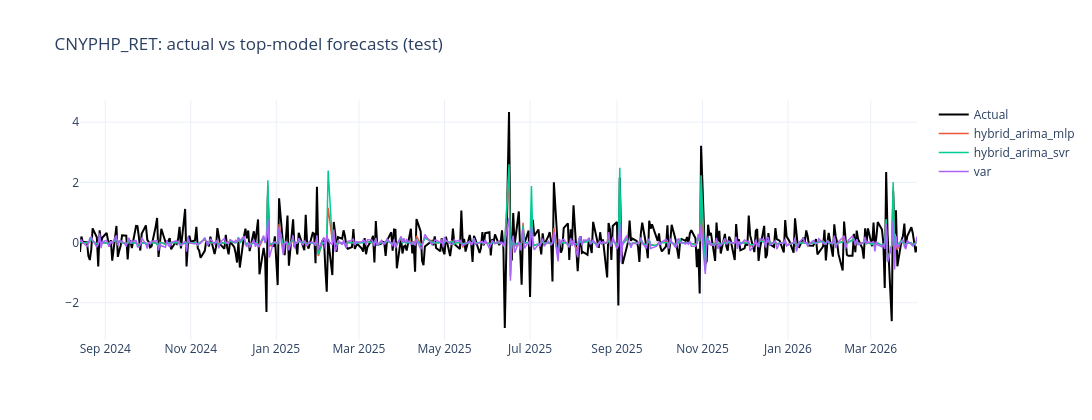
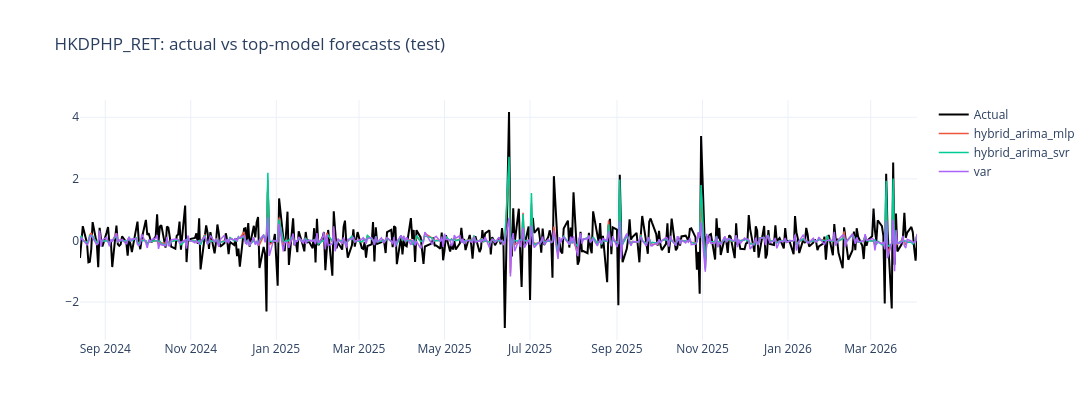
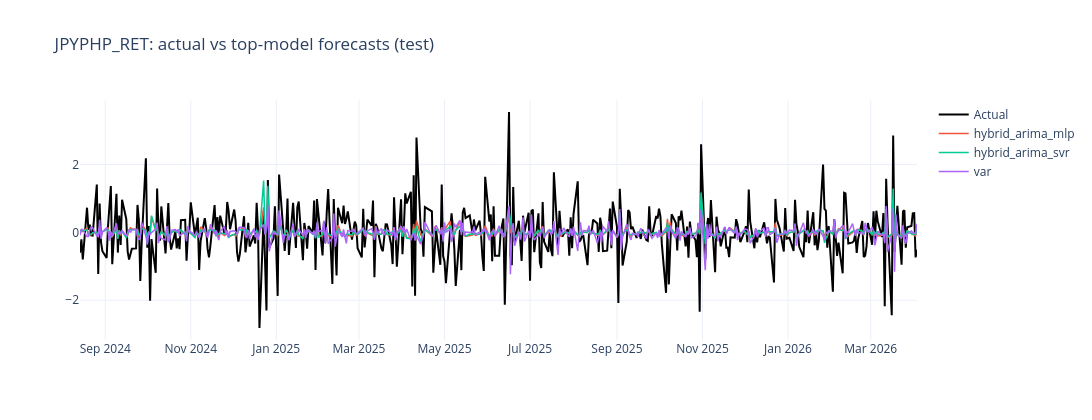
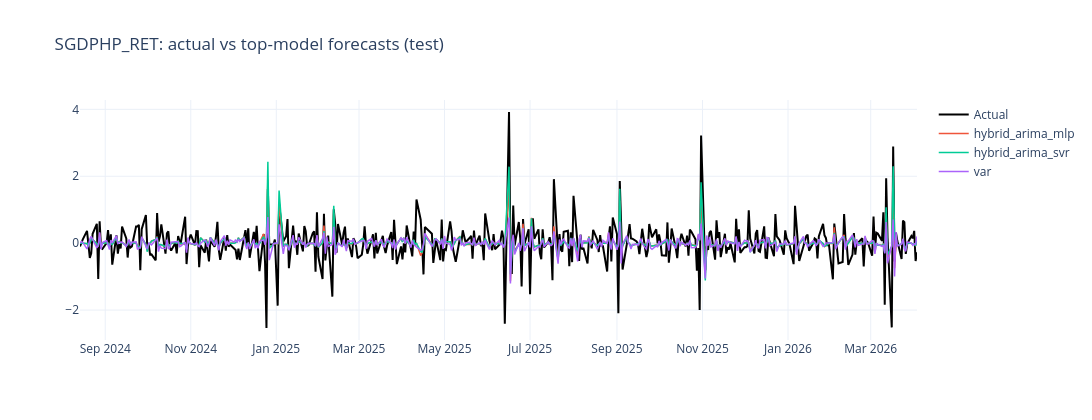

Notebook code cell kept with these figures, in order:
### Markdown cell above
## 7) Forecast Visualization: Top Models on Test Set

### Code cell
top_models = ['hybrid_arima_mlp', 'hybrid_arima_svr', 'var']
plot_df = forecasts[(forecasts['Set'] == 'test') & (forecasts['Model'].isin(top_models))].copy()

for pair in sorted(plot_df['Pair'].unique()):
    sub = plot_df[plot_df['Pair'] == pair].sort_values('Date')
    fig = go.Figure()
    actual_line = sub[sub['Model'] == top_models[0]][['Date', 'Actual']].drop_duplicates()
    fig.add_trace(go.Scatter(x=actual_line['Date'], y=actual_line['Actual'], mode='lines', name='Actual', line=dict(color='black', width=2)))
    for m in top_models:
        msub = sub[sub['Model'] == m]
        fig.add_trace(go.Scatter(x=msub['Date'], y=msub['Forecast'], mode='lines', name=m, line=dict(width=1.5)))
    fig.update_layout(template='plotly_white', title=f'{pair}: actual vs top-model forecasts (test)', width=1150, height=420)
    fig.show()

### Figure 1 — Plotly figure (JSON) as saved in the notebook; plotly's stock layout.template omitted (floating-point values rounded to 4 significant figures; data arrays with more than 128 entries replaced by an {"elided": "..."} marker saying what was removed)
{"data": [{"line": {"color": "black", "width": 2}, "mode": "lines", "name": "Actual", "type": "scatter", "x": {"elided": "423 str values"}, "y": {"elided": "423 float values"}}, {"line": {"width": 1.5}, "mode": "lines", "name": "hybrid_arima_mlp", "type": "scatter", "x": {"elided": "423 str values"}, "y": {"elided": "423 float values"}}, {"line": {"width": 1.5}, "mode": "lines", "name": "hybrid_arima_svr", "type": "scatter", "x": {"elided": "423 str values"}, "y": {"elided": "423 float values"}}, {"line": {"width": 1.5}, "mode": "lines", "name": "var", "type": "scatter", "x": {"elided": "423 str values"}, "y": {"elided": "423 float values"}}], "layout": {"height": 420, "title": {"text": "CNYPHP_RET: actual vs top-model forecasts (test)"}, "width": 1150}}

### Figure 2 — Plotly figure (JSON) as saved in the notebook; plotly's stock layout.template omitted (floating-point values rounded to 4 significant figures; data arrays with more than 128 entries replaced by an {"elided": "..."} marker saying what was removed)
{"data": [{"line": {"color": "black", "width": 2}, "mode": "lines", "name": "Actual", "type": "scatter", "x": {"elided": "423 str values"}, "y": {"elided": "423 float values"}}, {"line": {"width": 1.5}, "mode": "lines", "name": "hybrid_arima_mlp", "type": "scatter", "x": {"elided": "423 str values"}, "y": {"elided": "423 float values"}}, {"line": {"width": 1.5}, "mode": "lines", "name": "hybrid_arima_svr", "type": "scatter", "x": {"elided": "423 str values"}, "y": {"elided": "423 float values"}}, {"line": {"width": 1.5}, "mode": "lines", "name": "var", "type": "scatter", "x": {"elided": "423 str values"}, "y": {"elided": "423 float values"}}], "layout": {"height": 420, "title": {"text": "HKDPHP_RET: actual vs top-model forecasts (test)"}, "width": 1150}}

### Figure 3 — Plotly figure (JSON) as saved in the notebook; plotly's stock layout.template omitted (floating-point values rounded to 4 significant figures; data arrays with more than 128 entries replaced by an {"elided": "..."} marker saying what was removed)
{"data": [{"line": {"color": "black", "width": 2}, "mode": "lines", "name": "Actual", "type": "scatter", "x": {"elided": "423 str values"}, "y": {"elided": "423 float values"}}, {"line": {"width": 1.5}, "mode": "lines", "name": "hybrid_arima_mlp", "type": "scatter", "x": {"elided": "423 str values"}, "y": {"elided": "423 float values"}}, {"line": {"width": 1.5}, "mode": "lines", "name": "hybrid_arima_svr", "type": "scatter", "x": {"elided": "423 str values"}, "y": {"elided": "423 float values"}}, {"line": {"width": 1.5}, "mode": "lines", "name": "var", "type": "scatter", "x": {"elided": "423 str values"}, "y": {"elided": "423 float values"}}], "layout": {"height": 420, "title": {"text": "JPYPHP_RET: actual vs top-model forecasts (test)"}, "width": 1150}}

### Figure 4 — Plotly figure (JSON) as saved in the notebook; plotly's stock layout.template omitted (floating-point values rounded to 4 significant figures; data arrays with more than 128 entries replaced by an {"elided": "..."} marker saying what was removed)
{"data": [{"line": {"color": "black", "width": 2}, "mode": "lines", "name": "Actual", "type": "scatter", "x": {"elided": "423 str values"}, "y": {"elided": "423 float values"}}, {"line": {"width": 1.5}, "mode": "lines", "name": "hybrid_arima_mlp", "type": "scatter", "x": {"elided": "423 str values"}, "y": {"elided": "423 float values"}}, {"line": {"width": 1.5}, "mode": "lines", "name": "hybrid_arima_svr", "type": "scatter", "x": {"elided": "423 str values"}, "y": {"elided": "423 float values"}}, {"line": {"width": 1.5}, "mode": "lines", "name": "var", "type": "scatter", "x": {"elided": "423 str values"}, "y": {"elided": "423 float values"}}], "layout": {"height": 420, "title": {"text": "SGDPHP_RET: actual vs top-model forecasts (test)"}, "width": 1150}}
